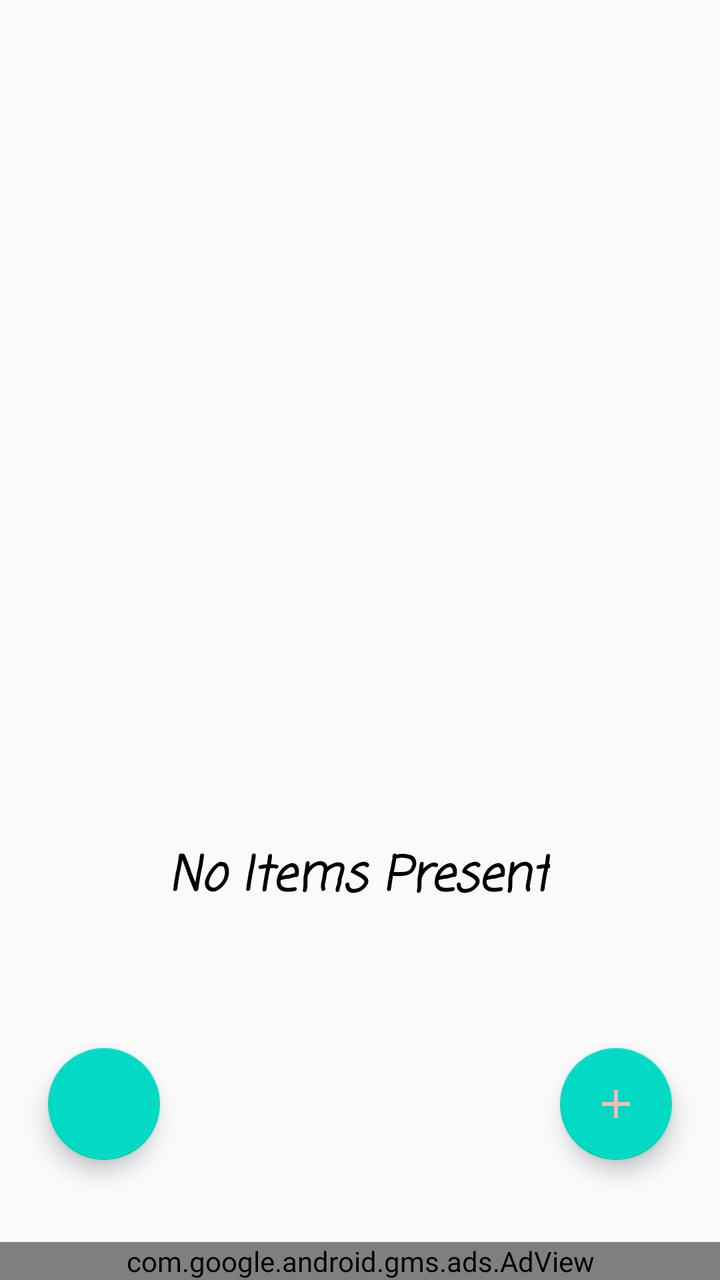
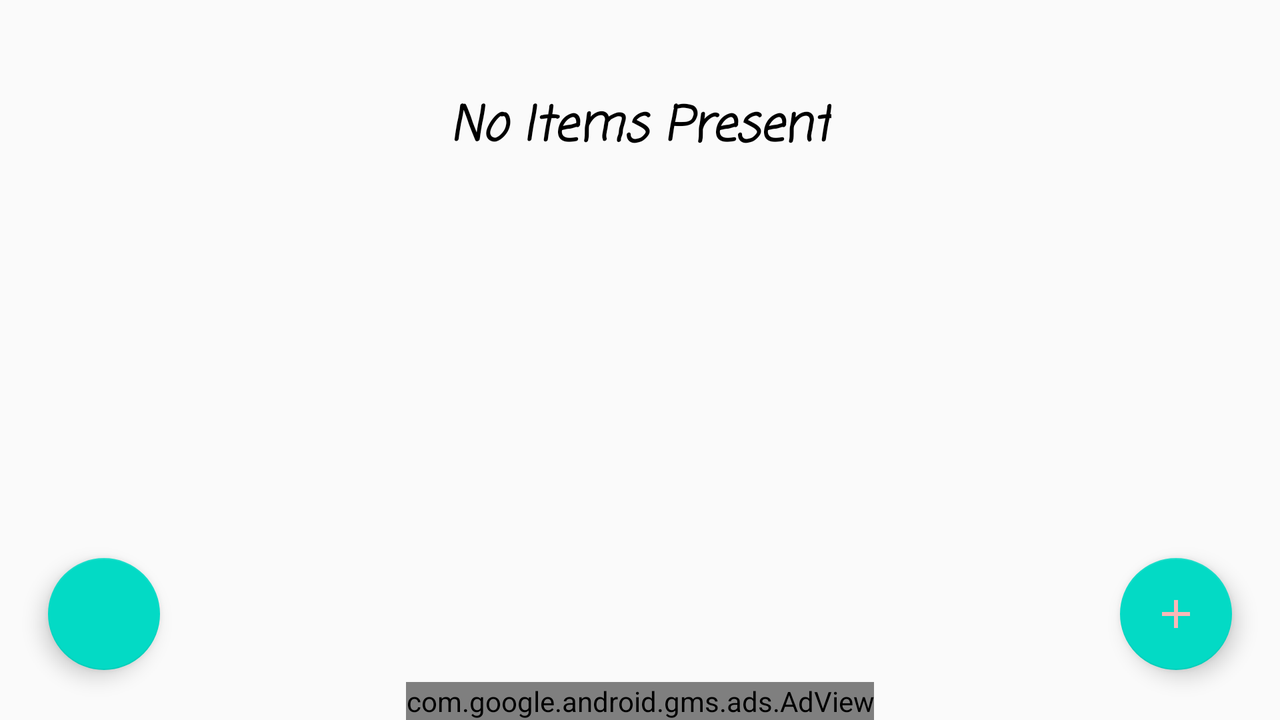

An Android layout and its configuration variant, each rendered on a device that would load it. The default file and the variant file are quoted in full after the pictures.
<!-- AndroidManifest.xml: application theme AppTheme -->
<!-- res/layout/fragment_favourites.xml -->
<?xml version="1.0" encoding="utf-8"?>
<androidx.constraintlayout.widget.ConstraintLayout xmlns:android="http://schemas.android.com/apk/res/android"
    xmlns:app="http://schemas.android.com/apk/res-auto"
    xmlns:tools="http://schemas.android.com/tools"
    android:id="@+id/frameLayoutFav"
    android:layout_width="match_parent"
    android:layout_height="match_parent"
    tools:context=".Favourites">

    <androidx.recyclerview.widget.RecyclerView
        android:id="@+id/rcFav"
        android:layout_width="match_parent"
        android:layout_height="0dp"
        android:backgroundTint="#FCF3CF"
        app:layout_constraintBottom_toTopOf="@+id/adFav"
        app:layout_constraintEnd_toEndOf="parent"
        app:layout_constraintHorizontal_bias="0.0"
        app:layout_constraintStart_toStartOf="parent"
        app:layout_constraintTop_toTopOf="parent" />

    <com.google.android.material.floatingactionbutton.FloatingActionButton
        android:id="@+id/floatingActionButton2"
        android:layout_width="wrap_content"
        android:layout_height="wrap_content"
        android:layout_marginEnd="24dp"
        android:layout_marginBottom="60dp"
        android:clickable="true"
        android:focusable="true"
        android:src="@drawable/ic_add_black_24dp"
        app:layout_constraintBottom_toBottomOf="parent"
        app:layout_constraintEnd_toEndOf="parent" />

    <ImageView
        android:id="@+id/imageViewEmptyFav"
        android:layout_width="180dp"
        android:layout_height="259dp"
        android:layout_marginBottom="8dp"
        android:src="@drawable/box"
        app:layout_constraintBottom_toBottomOf="parent"
        app:layout_constraintEnd_toEndOf="parent"
        app:layout_constraintHorizontal_bias="0.5"
        app:layout_constraintStart_toStartOf="parent"
        app:layout_constraintTop_toTopOf="parent"
        app:layout_constraintVertical_bias="0.321" />

    <TextView
        android:id="@+id/textViewEmptyFav"
        android:layout_width="wrap_content"
        android:layout_height="wrap_content"
        android:layout_marginTop="8dp"
        android:layout_marginBottom="120dp"
        android:fontFamily="casual"
        android:text="No Items Present"
        android:textColor="#000000"
        android:textSize="24sp"
        android:textStyle="bold|italic"
        app:layout_constraintBottom_toTopOf="@+id/adFav"
        app:layout_constraintEnd_toEndOf="parent"
        app:layout_constraintHorizontal_bias="0.497"
        app:layout_constraintStart_toStartOf="parent"
        app:layout_constraintTop_toBottomOf="@+id/imageViewEmptyFav"
        app:layout_constraintVertical_bias="0.437" />

    <com.google.android.material.floatingactionbutton.FloatingActionButton
        android:id="@+id/floatingActionButtonTransFav"
        android:layout_width="wrap_content"
        android:layout_height="wrap_content"
        android:layout_marginStart="24dp"
        android:layout_marginBottom="60dp"
        android:clickable="true"
        android:focusable="true"
        android:src="@drawable/ic_translate_black_24dp"
        app:layout_constraintBottom_toBottomOf="parent"
        app:layout_constraintStart_toStartOf="parent" />

    <com.google.android.gms.ads.AdView
        android:id="@+id/adFav"
        android:layout_width="match_parent"
        android:layout_height="wrap_content"
        app:adSize="BANNER"
        app:adUnitId="@string/adID_banner"
        app:layout_constraintBottom_toBottomOf="parent"
        app:layout_constraintEnd_toEndOf="parent"
        app:layout_constraintStart_toStartOf="parent" />
</androidx.constraintlayout.widget.ConstraintLayout>
<!-- resources referenced by this layout -->
<resources>
  <!-- drawable ic_add_black_24dp (drawable-v24) -->
  <vector xmlns:android="http://schemas.android.com/apk/res/android"
          android:width="24dp"
          android:height="24dp"
          android:viewportWidth="24.0"
          android:viewportHeight="24.0">
      <path
          android:fillColor="@color/myTheme"
          android:pathData="M19,13h-6v6h-2v-6H5v-2h6V5h2v6h6v2z"/>
  </vector>
  <string name="adID_banner">ca-app-pub-7295932985152689/4926690448</string>
  <style name="AppTheme" parent="Theme.AppCompat.Light.NoActionBar">
          
          <item name="colorPrimary">@color/colorPrimary</item>
          <item name="colorPrimaryDark">@color/colorPrimaryDark</item>
          <item name="colorAccent">@color/colorAccent</item>
          <item name="windowActionModeOverlay">true</item>
          <item name="actionModeStyle">@style/ActionModeStyle</item>
          <item name="android:actionModeBackground">@color/actionMode_option_1</item>
          <item name="actionBarTheme">@style/ThemeOverlay.AppCompat.Dark.ActionBar</item>
      </style>
  <color name="myTheme">@color/pink_for_grey</color>
  <color name="colorPrimary">@color/primaryDark_org</color>
  <color name="colorPrimaryDark">@android:color/transparent</color>
  <color name="colorAccent">@color/org_colorAccent</color>
  <style name="ActionModeStyle" parent="@style/Widget.AppCompat.ActionMode">
          <item name="background">@color/actionMode_option_1</item>
          <item name="titleTextStyle">@style/ActionModeTitleTextStyle</item>
      </style>
  <color name="actionMode_option_1">#827397</color>
  <color name="pink_for_grey">#fab7b7</color>
  <color name="primaryDark_org">#3700B3</color>
  <color name="org_colorAccent">#03DAC5</color>
  <style name="ActionModeTitleTextStyle" parent="@style/TextAppearance.AppCompat.Widget.ActionMode.Title">
          <item name="android:textColor">@android:color/white</item>
      </style>
</resources>
<!-- res/layout-land/fragment_favourites.xml (the repository's variant of the layout above) -->
<!-- drawn on the phone turned sideways -->
<?xml version="1.0" encoding="utf-8"?>
<androidx.constraintlayout.widget.ConstraintLayout xmlns:android="http://schemas.android.com/apk/res/android"
    xmlns:app="http://schemas.android.com/apk/res-auto"
    xmlns:tools="http://schemas.android.com/tools"
    android:id="@+id/frameLayoutFav"
    android:layout_width="match_parent"
    android:layout_height="match_parent"
    tools:context=".Favourites">

    <androidx.recyclerview.widget.RecyclerView
        android:id="@+id/rcFav"
        android:layout_width="match_parent"
        android:layout_height="0dp"
        android:backgroundTint="#FCF3CF"
        app:layout_constraintBottom_toTopOf="@id/adFav"
        app:layout_constraintEnd_toEndOf="parent"
        app:layout_constraintStart_toStartOf="parent"
        app:layout_constraintTop_toTopOf="parent" />

    <com.google.android.material.floatingactionbutton.FloatingActionButton
        android:id="@+id/floatingActionButton2"
        android:layout_width="wrap_content"
        android:layout_height="wrap_content"
        android:layout_marginEnd="24dp"
        android:layout_marginBottom="25dp"
        android:clickable="true"
        android:src="@drawable/ic_add_black_24dp"
        app:layout_constraintBottom_toBottomOf="parent"
        app:layout_constraintEnd_toEndOf="parent"
        android:focusable="true" />

    <ImageView
        android:id="@+id/imageViewEmptyFav"
        android:layout_width="150dp"
        android:layout_height="189dp"
        android:layout_marginTop="16dp"
        android:src="@drawable/box"
        app:layout_constraintBottom_toBottomOf="parent"
        app:layout_constraintEnd_toEndOf="parent"
        app:layout_constraintHorizontal_bias="0.5"
        app:layout_constraintStart_toStartOf="parent"
        app:layout_constraintTop_toTopOf="parent" />

    <TextView
        android:id="@+id/textViewEmptyFav"
        android:layout_width="wrap_content"
        android:layout_height="wrap_content"
        android:layout_marginTop="50dp"
        android:layout_marginBottom="16dp"
        android:fontFamily="casual"
        android:text="No Items Present"
        android:textColor="#000000"
        android:textSize="24sp"
        android:textStyle="bold|italic"
        app:layout_constraintBottom_toTopOf="@+id/imageViewEmptyFav"
        app:layout_constraintEnd_toEndOf="parent"
        app:layout_constraintHorizontal_bias="0.5"
        app:layout_constraintStart_toStartOf="parent"
        app:layout_constraintTop_toTopOf="@+id/rcFav" />

    <com.google.android.material.floatingactionbutton.FloatingActionButton
        android:id="@+id/floatingActionButtonTransFav"
        android:layout_width="wrap_content"
        android:layout_height="wrap_content"
        android:layout_marginStart="24dp"
        android:layout_marginBottom="25dp"
        android:clickable="true"
        android:src="@drawable/ic_translate_black_24dp"
        app:layout_constraintBottom_toBottomOf="parent"
        app:layout_constraintStart_toStartOf="parent"
        android:focusable="true" />

    <com.google.android.gms.ads.AdView
        android:id="@+id/adFav"
        android:layout_width="wrap_content"
        android:layout_height="wrap_content"
        app:adSize="BANNER"
        app:adUnitId="@string/adID_banner"
        app:layout_constraintBottom_toBottomOf="parent"
        app:layout_constraintEnd_toEndOf="parent"
        app:layout_constraintStart_toStartOf="parent" />

</androidx.constraintlayout.widget.ConstraintLayout>
